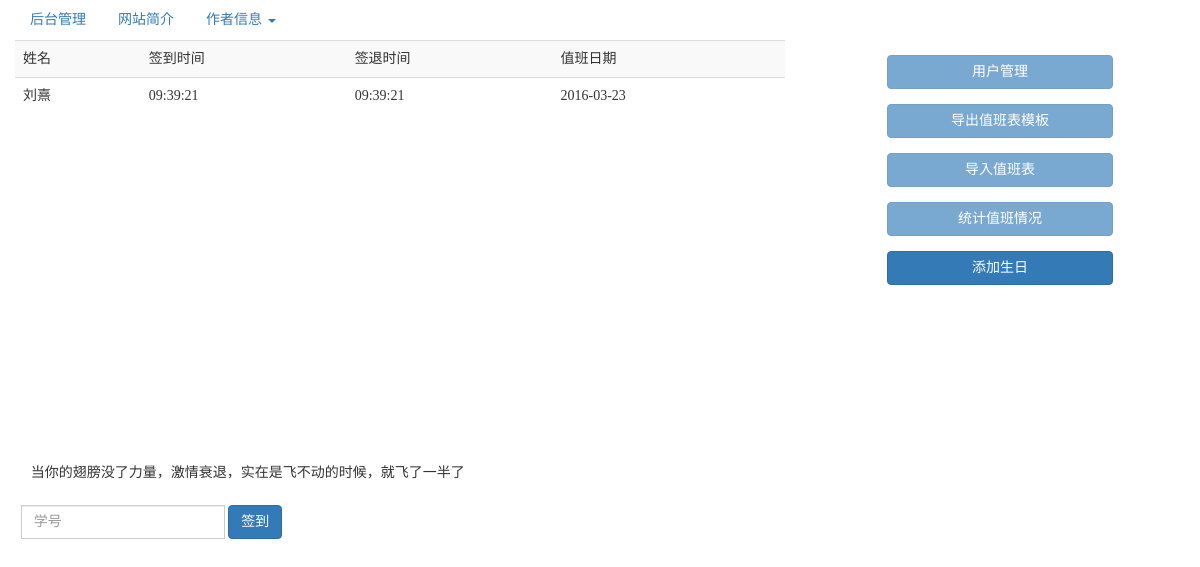
The page / on the database its author committed.
### tables this page shows
CREATE TABLE IF NOT EXISTS `dutys` (
  `id` tinyint(20) NOT NULL AUTO_INCREMENT,
  `classid` text NOT NULL,
  `date` date NOT NULL,
  `stime` time NOT NULL,
  `etime` time NOT NULL,
  `aorp` text NOT NULL,
  `week` text NOT NULL,
  `early` text NOT NULL,
  `over` text NOT NULL,
  `ontime` text NOT NULL,
  PRIMARY KEY (`id`)
);

CREATE TABLE IF NOT EXISTS `users` (
  `id` tinyint(20) NOT NULL AUTO_INCREMENT,
  `classid` text NOT NULL,
  `name` text NOT NULL,
  `depart` text NOT NULL,
  `birthday` date NOT NULL,
  `class` int(2) DEFAULT NULL COMMENT '试用，正式，退站',
  `isnongli` int(11) DEFAULT '1',
  PRIMARY KEY (`id`)
);

### index.php (the view, shortened to what this page needs)
<?php
include("php/conn.php");
$date=date("Y-m-d");
$sql="select * from `dutys`,`users` where date='$date' and `dutys`.`classid`=`users`.`classid` order by etime desc;";
$query=mysqli_query($con,$sql);
?>
<!DOCTYPE html>
<html>
<head>
	<link rel="stylesheet" type="text/css" href="css/bootstrap.css">
	<link rel="stylesheet" type="text/css" href="css/bootstrapDatepickr-1.0.0.css">
	<link rel="stylesheet" type="text/css" href="css/style.css">
</head>
<body onkeydown="BindEnter(event)">
<div class="container-fluid">
	<ul class="nav nav-pills">
		<li role="presentation"><a href="#" data-toggle="modal" data-target="#back">后台管理</a></li>
		<li role="presentation"><a href="#" data-toggle="modal" data-target="#jianjie">网站简介</a></li>
		<li role="presentation" class="dropdown">
			<a class="dropdown-toggle" data-toggle="dropdown" href="#" role="button" aria-haspopup="true" aria-expanded="false">
			作者信息 <span class="caret"></span>
			</a>
		</li>
	</ul>
	<div class="row">
		<div class="col-md-8 col-sm-8 col-xs-8 qiandao_table">
			<table class="table table-striped">
				<tr>
					<td>姓名</td>
					<td>签到时间</td>
					<td>签退时间</td>
					<td>值班日期</td>
				</tr>
<?php
while($array=mysqli_fetch_array($query))
{
?>
				<tr>
					<td>
						<?php
							switch ($array['class']) {
								default:
									echo $array['name'];
									break;
							}
						?>
					</td>
					<td><?php echo $array['stime'];?></td>
					<td><?php echo $array['etime'];?></td>
					<td><?php echo $array['date'];?></td>
				</tr>
<?php
}
?>
			</table>
		</div>
		<div class="col-md-4 col-sm-4 col-xs-4">
			<div class="col-md-12 col-sm-12 col-xs-12">
			<?php
			if (!empty($_SESSION['admin'])&&$_SESSION['admin']=="right") {
			?>
				<a href="php/user_table.php">
					<button type="button" class="btn btn-primary col-md-8 col-sm-8 col-xs-8 col-md-offset-2 col-sm-offset-2 col-xs-offset-2" >用户管理</button>
				</a>
				<button type="button" class="btn btn-primary col-md-8 col-sm-8 col-xs-8 col-md-offset-2 col-sm-offset-2 col-xs-offset-2" onclick="javascript:muban();">导出值班表模板</button>
				<button type="button" data-toggle="modal" data-target="#daoru" class="btn btn-primary col-md-8 col-sm-8 col-xs-8 col-md-offset-2 col-sm-offset-2 col-xs-offset-2">导入值班表</button>
				<button type="button" data-toggle="modal" data-target="#daochu" class="btn btn-primary col-md-8 col-sm-8 col-xs-8 col-md-offset-2 col-sm-offset-2 col-xs-offset-2">统计值班情况</button>
				<button type="button" data-toggle="modal" data-target="#birthday_add" class="btn btn-primary col-md-8 col-sm-8 col-xs-8 col-md-offset-2 col-sm-offset-2 col-xs-offset-2">添加生日</button>
				<a href="index.php?tuichu=tuichu">
					<button class="btn btn-primary col-md-8 col-sm-8 col-xs-8 col-md-offset-2 col-sm-offset-2 col-xs-offset-2">退出登录</button>
				</a>
			<?php
			}else{
			?>
				<button type="button" disabled="disabled" class="btn btn-primary col-md-8 col-sm-8 col-xs-8 col-md-offset-2 col-sm-offset-2 col-xs-offset-2" >用户管理</button>
				<button type="button" disabled="disabled" class="btn btn-primary col-md-8 col-sm-8 col-xs-8 col-md-offset-2 col-sm-offset-2 col-xs-offset-2" onclick="javascript:muban();">导出值班表模板</button>
				<button type="button" disabled="disabled" data-toggle="modal" data-target="#daoru" class="btn btn-primary col-md-8 col-sm-8 col-xs-8 col-md-offset-2 col-sm-offset-2 col-xs-offset-2">导入值班表</button>
				<button type="button" disabled="disabled" data-toggle="modal" data-target="#daochu" class="btn btn-primary col-md-8 col-sm-8 col-xs-8 col-md-offset-2 col-sm-offset-2 col-xs-offset-2">统计值班情况</button>
				<button type="button" data-toggle="modal" data-target="#birthday_add" class="btn btn-primary col-md-8 col-sm-8 col-xs-8 col-md-offset-2 col-sm-offset-2 col-xs-offset-2">添加生日</button>
			<?php
			}
			?>
			</div>
		</div>
	</div>
	<div class="row qiandao">
		<div id="scrollDiv">
			<ul>
			    <li>当你的翅膀没了力量，激情衰退，实在是飞不动的时候，就飞了一半了</li>
			</ul>
		</div>
	</div>
	<div class="row qiandao">
		<div class="form-inline">
			<div class="form-group">
				<div class="input-group">
					<input type="text" class="form-control" autocomplete="off" name="classid" id="exampleInputAmount" placeholder="学号">
				</div>
			</div>
			<div type="submit" class="btn btn-primary" id="qiandao" onclick="javascript:qiandao()">签到</div>
		</div>
	</div>
</div>
</body>
</html>

### css/style.css (style rules this page uses)
* { margin:0px; padding:0px; border:0px; font-family: "微软雅黑","Microsoft Yahei"; }
.qiandao { width:99%; margin-left:0.5%; margin-top: 20px; }
.qiandao_table { height: 400px; overflow:auto; }
button { margin-top: 15px; }

### index.php (style rules this page uses)
ul,li { margin:0;padding:0 }
#scrollDiv { width:600px;height:25px;line-height:25px;overflow:hidden }
#scrollDiv li { height:25px;padding-left:10px; }

### rows shown on the page
dutys: users.name "刘熹", stime "09:39:21", etime "09:39:21", date "2016-03-23"
